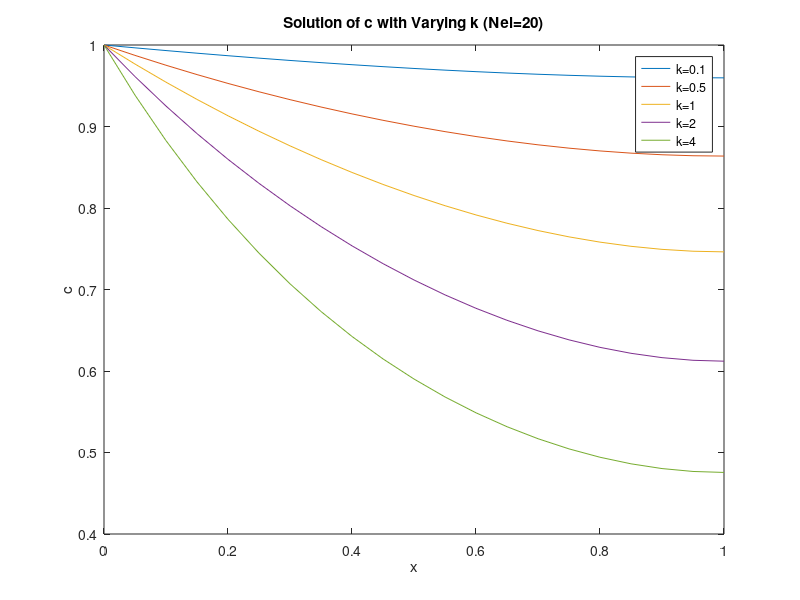

The MATLAB script that drew this image:
load k.mat;

x = (0:20) / 20;

plot(x, k01); hold on
plot(x, k05);
plot(x, k1);
plot(x, k2);
plot(x, k4);

title('Solution of c with Varying k (Nel=20)');
xlabel('x');
ylabel('c');
legend('k=0.1', 'k=0.5', 'k=1', 'k=2', 'k=4');

hold off;